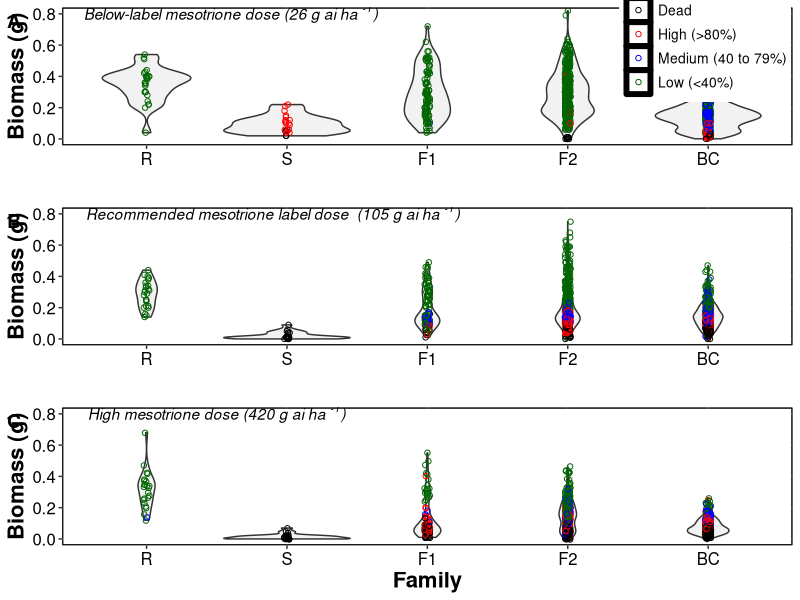
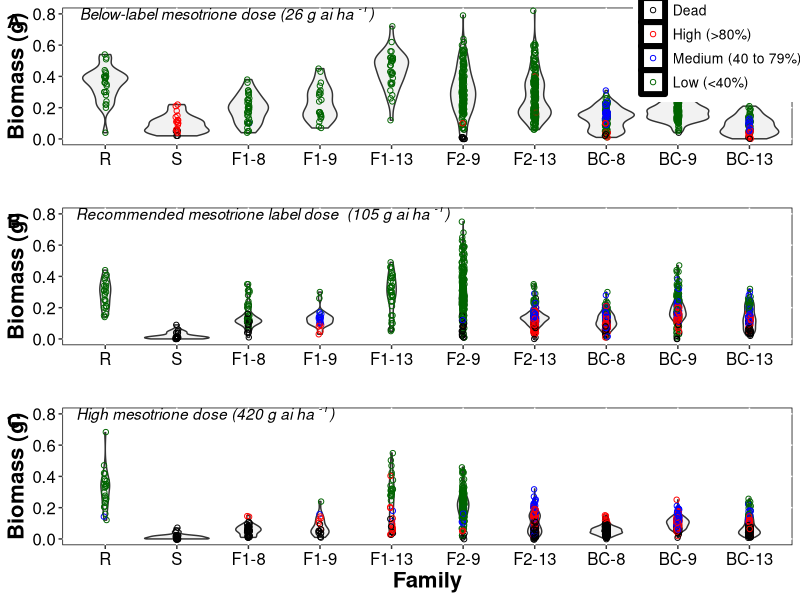

These figures' R source, in order:
## ---- chunk 1
library(ggplot2)
library(gridExtra)
library(cowplot)
## ---- chunk 2
Data=read.csv("Dose26.csv")
str(Data)
head(Data)
## ---- chunk 3
Data$Pedigree <-factor(Data$Pedigree, levels=c("R", "S", "F1", "F2", "BC"), labels=c("R", "S", "F1", "F2", "BC"))


Data$Survival<-factor(Data$Survival, levels=c("Died", "High", "Medium", "Low"), labels=c("Dead", "High (>80%)", "Medium (40 to 79%)", "Low (<40%)"))
## ---- chunk 4
p1<-ggplot(Data, aes(y=Biomass, x=Pedigree)) + 
geom_violin(fill="grey95") +
  scale_color_manual(values=c("black", "red", "blue", "darkgreen"), name="Plant Injury Level") +
geom_jitter(aes(color=Survival), shape=1, width = .02) + 
  labs(fill="", y="Biomass (g)", x="") +
  coord_cartesian(ylim = c(0, 0.8)) +
  theme(axis.text=element_text(size=12, color="black"), 
        axis.title=element_text(size=16, face="bold"), 
        panel.background = element_rect(fill="white", color = "black"), 
        panel.grid.major = element_line(color = "white"), 
  panel.grid.minor = element_blank(), panel.border=element_rect(fill=NA, color="black", size=0.7, linetype = "solid"),
  legend.position=c(0.88,0.80), legend.text = element_text(size = 10, colour = "black"), legend.title = element_text(size = 11, face="bold", colour = "black"), legend.key = element_rect(size=2, fill=NA), 
legend.background = element_rect(fill =NULL)) +
  annotate("text", x = 1.6, y = 0.8, alpha=1, label =as.character(expression(italic(paste("Below-label mesotrione dose (26 g ai ha "^"-1",")")))), parse=T) 
## ---- chunk 5
Data1=read.csv("Dose105.csv") 
str(Data1)
## ---- chunk 6
Data1$Pedigree <-factor(Data1$Pedigree, levels=c("R", "S", "F1", "F2", "BC"), labels=c("R", "S", "F1", "F2", "BC"))


Data1$Survival<-factor(Data1$Survival, levels=c("Died", "High", "Medium", "Low"), labels=c("Dead", "High (>80%)", "Medium (40 to 79%)", "Low (<40%)"))
## ---- chunk 7
p3<-ggplot(Data1, aes(y=Biomass, x=Pedigree)) + 
geom_violin(fill="grey95") +
  scale_color_manual(values=c("black", "red", "blue", "darkgreen"), name="Plant injury level") +
geom_jitter(aes(color=Survival), shape=1, width = .02) + 
  labs(fill="", y="Biomass (g)", x="") +
   coord_cartesian(ylim = c(0, 0.8)) +
  theme(axis.text=element_text(size=12, color="black"), 
        axis.title=element_text(size=16, face="bold"),
        panel.background = element_rect(fill="white", color = "black"), 
        panel.grid.major = element_line(color = "white"), 
  panel.grid.minor = element_blank(), panel.border=element_rect(fill=NA, color="black", size=0.7, linetype = "solid"),
  legend.position=c(3.0,6.85)) +
  annotate("text", x = 1.9, y = 0.8, alpha=1, label =as.character(expression(italic(paste("Recommended mesotrione label dose  (105 g ai ha "^"-1",")")))), parse=T) 
## ---- chunk 8
Data2=read.csv("Dose420.csv")
str(Data2)
## ---- chunk 9
Data2$Pedigree <-factor(Data2$Pedigree, levels=c("R", "S", "F1", "F2", "BC"), labels=c("R", "S", "F1", "F2", "BC"))


Data2$Survival<-factor(Data2$Survival, levels=c("Died", "High", "Medium", "Low"), labels=c("Dead", "High (>80%)", "Medium (40 to 79%)", "Low (<40%)"))
## ---- chunk 10
p5<-ggplot(Data2, aes(y=Biomass, x=Pedigree)) + 
geom_violin(fill="grey95") + 
  scale_color_manual(values=c("black", "red", "blue", "darkgreen"), name="Plant injury level") + 
geom_jitter(aes(color=Survival), shape=1, width = .02) + 
  labs(fill="", y="Biomass (g)", x="Family") + 
   coord_cartesian(ylim = c(0, 0.8)) +
  theme(axis.text=element_text(size=12, color="black"), 
        axis.title=element_text(size=16, face="bold"), 
        panel.background = element_rect(fill="white", color = "black"),  
        panel.grid.major = element_line(color = "white"),  
  panel.grid.minor = element_blank(), panel.border=element_rect(fill=NA, color="black", size=0.7, linetype = "solid"),
  legend.position=c(1.90,4.85), legend.text = element_text(size = 10, colour = "black"), legend.title = element_text(size = 11, face="bold", colour = "black"), legend.key = element_rect(size=2, fill=NA), 
legend.background = element_rect(fill =NULL)) +
  annotate("text", x = 1.5, y = 0.8, alpha=1, label =as.character(expression(italic(paste("High mesotrione dose (420 g ai ha "^"-1",")")))), parse=T) 
## ---- chunk 11
A<-plot_grid(p1, p3, p5, nrow=3, ncol=1, vjust=2, labels = c('A', 'B','C')) 
## ---- chunk 12
ggsave("Combined.tiff", plot = A, device = NULL, path = NULL,
  scale = 1, units="in", width=8, height=10, dpi=
    800)
## ---- chunk 13
Data=read.csv("Dose26.csv")
str(Data)
head(Data)
## ---- chunk 14
Data$Population <-factor(Data$Population, levels=c("R", "S", "F1-8", "F1-9", "F1-13", "F2-9", "F2-13", "BC-8", "BC-9", "BC-13"), labels=c("R", "S", "F1-8", "F1-9", "F1-13", "F2-9", "F2-13", "BC-8", "BC-9", "BC-13"))

Data$Survival<-factor(Data$Survival, levels=c("Died", "High", "Medium", "Low"), labels=c("Dead", "High (>80%)", "Medium (40 to 79%)", "Low (<40%)"))
## ---- chunk 15
p2<-ggplot(Data, aes(y=Biomass, x=Population)) + 
geom_violin(fill="grey95") +
  scale_color_manual(values=c("black", "red", "blue", "darkgreen"), name="Plant injury level") +
geom_jitter(aes(color=Survival), shape=1, width = .02) + 
  labs(fill="", y="Biomass (g)", x="") +
  coord_cartesian(ylim = c(0, 0.8)) +
  theme(axis.text=element_text(size=12, color="black"),
        axis.title=element_text(size=16, face="bold"),
        panel.background = element_rect(fill="white", color = "black"), 
        panel.grid.major = element_line(color = "white"), 
  panel.grid.minor = element_blank(),
  legend.position=c(0.90,0.80), legend.text = element_text(size = 10, colour = "black"), legend.title = element_text(size = 11, face="bold", colour = "black"), legend.key = element_rect(size=2, fill=NA), 
legend.background = element_rect(fill =NULL)) +
  annotate("text", x = 2.7, y = 0.8, alpha=1, label =as.character(expression(italic(paste("Below-label mesotrione dose (26 g ai ha "^"-1",")")))), parse=T) 
## ---- chunk 16
Data1=read.csv("Dose105.csv") 
str(Data1)
## ---- chunk 17
Data1$Population <-factor(Data1$Population, levels=c("R", "S", "F1-8", "F1-9", "F1-13", "F2-9", "F2-13", "BC-8", "BC-9", "BC-13"), labels=c("R", "S", "F1-8", "F1-9", "F1-13", "F2-9", "F2-13", "BC-8", "BC-9", "BC-13"))

Data1$Survival<-factor(Data1$Survival, levels=c("Died", "High", "Medium", "Low"), labels=c("Dead", "High (>80%)", "Medium (40 to 79%)", "Low (<40%)"))
## ---- chunk 18
p4<-ggplot(Data1, aes(y=Biomass, x=Population)) + 
geom_violin(fill="grey95") +
  scale_color_manual(values=c("black", "red", "blue", "darkgreen"), name="Plant injury level") +
geom_jitter(aes(color=Survival), shape=1, width = .02) + 
  labs(fill="", y="Biomass (g)", x="") +
   coord_cartesian(ylim = c(0, 0.8)) +
  theme(axis.text=element_text(size=12, color="black"),
        axis.title=element_text(size=16, face="bold"),
        panel.background = element_rect(fill="white", color = "black"), 
        panel.grid.major = element_line(color = "white"), 
  panel.grid.minor = element_blank(),
  legend.position=c(9.88,9.85), legend.text = element_text(size = 8, colour = "black"), legend.title = element_text(size = 10, face="bold", colour = "black"), legend.key = element_rect(size=2, fill=NA),
legend.background = element_rect(fill =NA)) +
  annotate("text", x = 3.2, y = 0.8, alpha=1, label =as.character(expression(italic(paste("Recommended mesotrione label dose  (105 g ai ha "^"-1",")")))), parse=T) 
## ---- chunk 19
Data2=read.csv("Dose420.csv")
str(Data2)
## ---- chunk 20
Data2$Population <-factor(Data2$Population, levels=c("R", "S", "F1-8", "F1-9", "F1-13", "F2-9", "F2-13", "BC-8", "BC-9", "BC-13"), labels=c("R", "S", "F1-8", "F1-9", "F1-13", "F2-9", "F2-13", "BC-8", "BC-9", "BC-13"))

Data2$Survival<-factor(Data2$Survival, levels=c("Died", "High", "Medium", "Low"), labels=c("Dead", "High (>80%)", "Medium (40 to 79%)", "Low (<40%)"))
## ---- chunk 21
p6<-ggplot(Data2, aes(y=Biomass, x=Population)) + 
geom_violin(fill="grey95") + 
  scale_color_manual(values=c("black", "red", "blue", "darkgreen"), name="Plant injury level") + 
geom_jitter(aes(color=Survival), shape=1, width = .02) + 
  labs(fill="", y="Biomass (g)", x="Family") + 
   coord_cartesian(ylim = c(0, 0.8)) +
  theme(axis.text=element_text(size=12, color="black"),
        axis.title=element_text(size=16, face="bold"),
        panel.background = element_rect(fill="white", color = "black"),  
        panel.grid.major = element_line(color = "white"),  
  panel.grid.minor = element_blank(),
  legend.position=c(8.90,8.85), legend.text = element_text(size = 8, colour = "black"), legend.title = element_text(size = 10, face="bold", colour = "black"), legend.key = element_rect(size=2, fill=NA), 
legend.background = element_rect(fill =NULL)) +
  annotate("text", x = 2.4, y = 0.8, alpha=1, label =as.character(expression(italic(paste("High mesotrione dose (420 g ai ha "^"-1",")")))), parse=T) 
## ---- chunk 22
B<-plot_grid(p2, p4, p6, nrow=3, ncol=1, vjust=2, labels = c('A', 'B','C')) 
## ---- chunk 23
ggsave("Family.tiff", plot = B, device = NULL, path = NULL,
  scale = 1, units="in", width=14, height=12, dpi=300)

